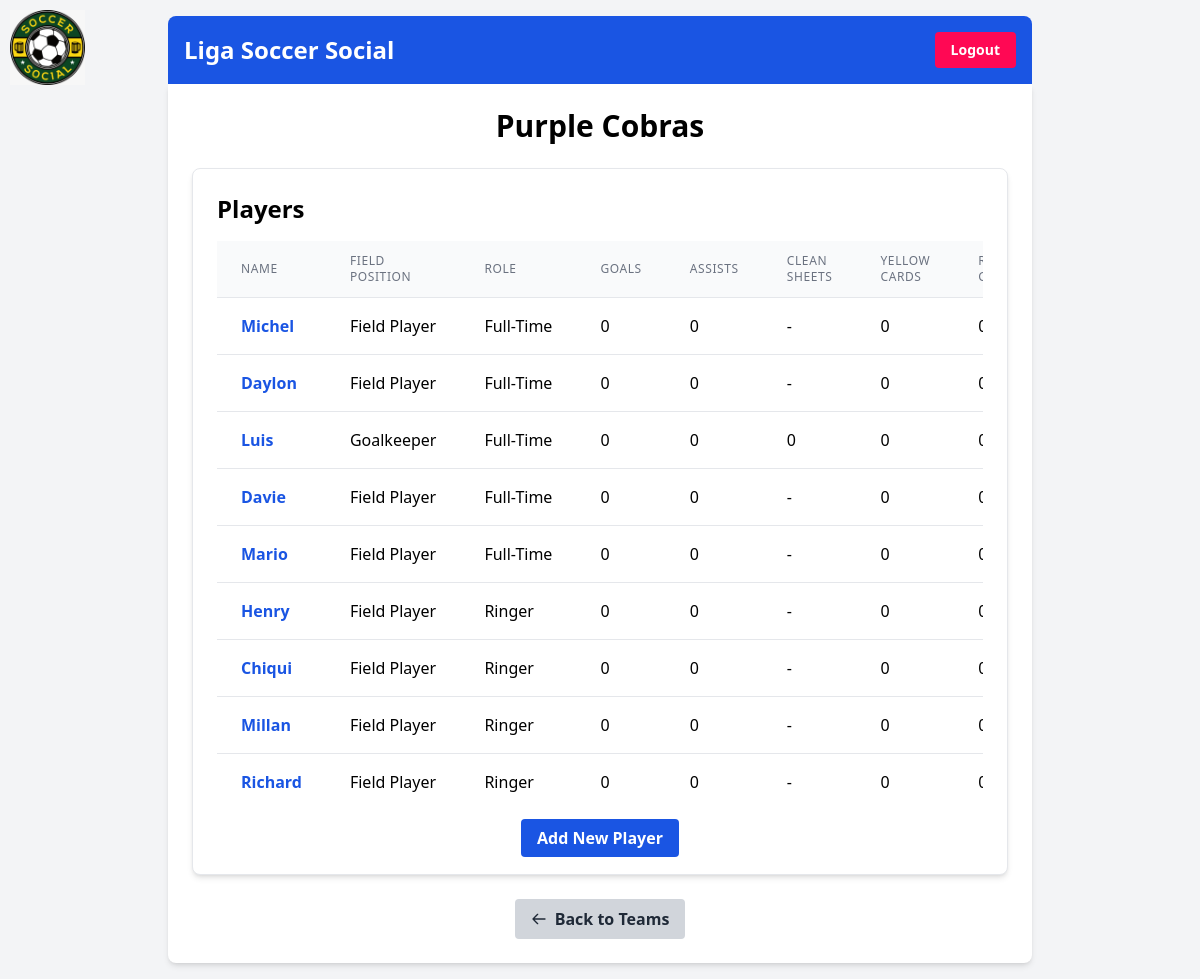
Page /futbol/tournament_team/3/3/1/ (signed in) on the committed database.
### futbolapp/models.py (models this page shows, shortened)
class Team(models.Model):
    name = models.CharField(max_length=100)
    league = models.ForeignKey(League, on_delete=models.CASCADE, null=True, blank=True)
    tournament = models.ForeignKey('Tournament', on_delete=models.CASCADE, null=True, blank=True) # New field

class Player(models.Model):
    name = models.CharField(max_length=100)
    team = models.ForeignKey(Team, on_delete=models.CASCADE)
    field_position = models.CharField(max_length=20, choices=[('field player', 'Field Player'), ('goalkeeper', 'Goalkeeper')], default='field player')
    role = models.CharField(max_length=20, choices=[('full-time', 'Full-Time'), ('ringer', 'Ringer')])

### futbolapp/views.py (the view)
# urls.py: path('tournament_team/<int:tournament_id>/<int:season_id>/<int:team_id>/', views.tournament_team_detail, name='tournament_team_detail'),
@login_required
def tournament_team_detail(request, tournament_id, season_id, team_id):
    team = get_object_or_404(Team, pk=team_id)
    tournament = get_object_or_404(Tournament, pk=tournament_id)
    season = get_object_or_404(Season, pk=season_id)
    players = Player.objects.filter(team=team)
    for player in players:
        stats = TournamentPlayerStatistic.objects.filter(player=player, tournament_match__group__tournament=tournament).aggregate(
            total_goals=Sum('goals'),
            total_assists=Sum('assists'),
            total_clean_sheets=Sum('clean_sheets'),
            total_yellow_cards=Sum('yellow_cards'),
            total_red_cards=Sum('red_cards')
        )
        player.stats = {k: v if v is not None else 0 for k, v in stats.items()}
    user_can_edit = False
    if request.user.is_superuser:
        user_can_edit = True
    elif hasattr(request.user, 'profile') and request.user.profile.team == team:
        user_can_edit = True
    return render(request, 'futbolapp/tournament_team_detail.html', {'team': team, 'players': players, 'tournament': tournament, 'season': season, 'active_tab': 'teams', 'user_can_edit': user_can_edit})

### futbolapp/templates/futbolapp/tournament_team_detail.html
{% extends 'base.html' %}
{% block content %}
    <h1 class="text-3xl font-bold mb-6 text-center">{{ team.name }}</h1>
    <div class="bg-white p-6 rounded-lg shadow-md border border-gray-200">
        <h2 class="text-2xl font-semibold mb-4">Players</h2>
        <div class="overflow-x-auto mb-4">
            <table class="min-w-full divide-y divide-gray-200">
                <thead class="bg-gray-50">
                    <tr>
                        <th scope="col" class="px-6 py-3 text-left text-xs font-medium text-gray-500 uppercase tracking-wider">Name</th>
                        <th scope="col" class="px-6 py-3 text-left text-xs font-medium text-gray-500 uppercase tracking-wider">Field Position</th>
                        <th scope="col" class="px-6 py-3 text-left text-xs font-medium text-gray-500 uppercase tracking-wider">Role</th>
                        <th scope="col" class="px-6 py-3 text-left text-xs font-medium text-gray-500 uppercase tracking-wider">Goals</th>
                        <th scope="col" class="px-6 py-3 text-left text-xs font-medium text-gray-500 uppercase tracking-wider">Assists</th>
                        <th scope="col" class="px-6 py-3 text-left text-xs font-medium text-gray-500 uppercase tracking-wider">Clean Sheets</th>
                        <th scope="col" class="px-6 py-3 text-left text-xs font-medium text-gray-500 uppercase tracking-wider">Yellow Cards</th>
                        <th scope="col" class="px-6 py-3 text-left text-xs font-medium text-gray-500 uppercase tracking-wider">Red Cards</th>
                    </tr>
                </thead>
                <tbody class="bg-white divide-y divide-gray-200">
                    {% for player in players %}
                        <tr>
                            <td class="px-6 py-4 whitespace-nowrap">
                                {% if user_can_edit %}
                                    <a href="{% url 'tournament_player_edit' tournament.id season.id team.id player.id %}" class="text-primary-blue hover:text-primary-red font-semibold">{{ player.name }}</a>
                                {% else %}
                                    {{ player.name }}
                                {% endif %}
                            </td>
                            <td class="px-6 py-4 whitespace-nowrap">{{ player.get_field_position_display }}</td>
                            <td class="px-6 py-4 whitespace-nowrap">{{ player.get_role_display }}</td>
                            <td class="px-6 py-4 whitespace-nowrap">{{ player.stats.total_goals }}</td>
                            <td class="px-6 py-4 whitespace-nowrap">{{ player.stats.total_assists }}</td>
                            <td class="px-6 py-4 whitespace-nowrap">{% if player.field_position == 'goalkeeper' %}{{ player.stats.total_clean_sheets }}{% else %}-{% endif %}</td>
                            <td class="px-6 py-4 whitespace-nowrap">{{ player.stats.total_yellow_cards }}</td>
                            <td class="px-6 py-4 whitespace-nowrap">{{ player.stats.total_red_cards }}</td>
                        </tr>
                    {% empty %}
                        <tr>
                            <td colspan="8" class="px-6 py-4 whitespace-nowrap text-gray-700">No players found for this team.</td>
                        </tr>
                    {% endfor %}
                </tbody>
            </table>
        </div>
        <div class="text-center">
            {% if user_can_edit %}
                <a href="{% url 'tournament_player_add' tournament.id season.id team.id %}" class="bg-primary-blue hover:bg-primary-red text-white font-bold py-2 px-4 rounded focus:outline-none focus:shadow-outline">
                    Add New Player
                </a>
            {% else %}
                <button disabled class="bg-gray-300 text-gray-500 font-bold py-2 px-4 rounded cursor-not-allowed">
                    Add New Player
                </button>
            {% endif %}
        </div>
    </div>
    <div class="mt-6 text-center">
        <a href="{% url 'tournament_teams' tournament.id season.id %}" class="bg-gray-300 hover:bg-gray-400 text-gray-800 font-bold py-2 px-4 rounded inline-flex items-center">
            <svg class="w-4 h-4 mr-2" fill="none" stroke="currentColor" viewBox="0 0 24 24" xmlns="http://www.w3.org/2000/svg"><path stroke-linecap="round" stroke-linejoin="round" stroke-width="2" d="M10 19l-7-7m0 0l7-7m-7 7h18"></path></svg>
            Back to Teams
        </a>
    </div>
{% endblock %}

### rows in the picture
Team: name "Purple Cobras"
Player: name "Michel", field_position "Field Player", role "Full-Time", stats.total_goals "0", stats.total_assists "0", stats.total_yellow_cards "0"
Player: name "Daylon", field_position "Field Player", role "Full-Time", stats.total_goals "0", stats.total_assists "0", stats.total_yellow_cards "0"
Player: name "Luis", field_position "Goalkeeper", role "Full-Time", stats.total_goals "0", stats.total_assists "0", stats.total_clean_sheets "0", stats.total_yellow_cards "0"
Player: name "Davie", field_position "Field Player", role "Full-Time", stats.total_goals "0", stats.total_assists "0", stats.total_yellow_cards "0"
Player: name "Mario", field_position "Field Player", role "Full-Time", stats.total_goals "0", stats.total_assists "0", stats.total_yellow_cards "0"
Player: name "Henry", field_position "Field Player", role "Ringer", stats.total_goals "0", stats.total_assists "0", stats.total_yellow_cards "0"
Player: name "Chiqui", field_position "Field Player", role "Ringer", stats.total_goals "0", stats.total_assists "0", stats.total_yellow_cards "0"
Player: name "Millan", field_position "Field Player", role "Ringer", stats.total_goals "0", stats.total_assists "0", stats.total_yellow_cards "0"
Player: name "Richard", field_position "Field Player", role "Ringer", stats.total_goals "0", stats.total_assists "0", stats.total_yellow_cards "0"
